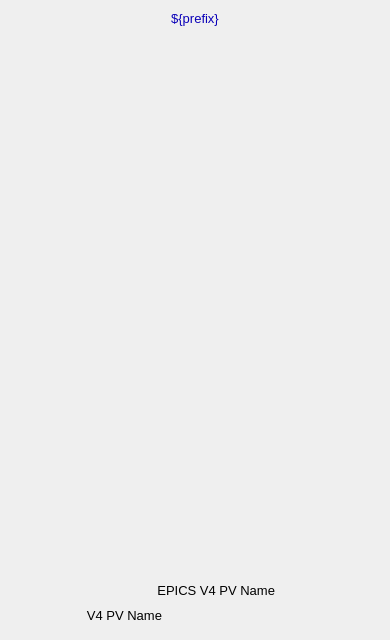
<?xml version="1.0" ?>
<ui version="4.0">
  <class>Dialog</class>
  <widget class="QWidget" name="screen">
    <property name="geometry">
      <rect>
        <x>154</x>
        <y>55</y>
        <width>390</width>
        <height>640</height>
      </rect>
    </property>
    <property name="styleSheet">
      <string notr="true">QWidget#screen {
  color: rgb(0, 0, 0);
  background-color: rgb(187, 187, 187);
  }</string>
    </property>
    <property name="windowTitle">
      <string>NDPva</string>
    </property>
    <widget class="PyDMDrawingRectangle" name="rectangle">
      <property name="geometry">
        <rect>
          <x>0</x>
          <y>5</y>
          <width>390</width>
          <height>25</height>
        </rect>
      </property>
      <property name="brush" stdset="0">
        <brush brushstyle="SolidPattern">
          <color alpha="255">
            <red>218</red>
            <green>218</green>
            <blue>218</blue>
          </color>
        </brush>
      </property>
      <property name="penStyle" stdset="0">
        <enum>Qt::SolidLine</enum>
      </property>
      <property name="penColor" stdset="0">
        <color>
          <red>218</red>
          <green>218</green>
          <blue>218</blue>
        </color>
      </property>
      <property name="penWidth" stdset="0">
        <double>0</double>
      </property>
      <property name="penCapStyle" stdset="0">
        <enum>Qt::FlatCap</enum>
      </property>
      <property name="toolTip">
        <string>rectangle</string>
      </property>
    </widget>
    <widget class="QLabel" name="text">
      <property name="geometry">
        <rect>
          <x>87</x>
          <y>6</y>
          <width>216</width>
          <height>25</height>
        </rect>
      </property>
      <property name="text">
        <string>${prefix}</string>
      </property>
      <property name="font" stdset="0">
        <font>
          <pointsize>10</pointsize>
        </font>
      </property>
      <property name="brush" stdset="0">
        <brush brushstyle="SolidPattern">
          <color alpha="255">
            <red>10</red>
            <green>0</green>
            <blue>184</blue>
          </color>
        </brush>
      </property>
      <property name="toolTip">
        <string>text</string>
      </property>
      <property name="alignment">
        <set>Qt::AlignCenter</set>
      </property>
      <property name="styleSheet">
        <string notr="true">QLabel#text {
  color: rgb(10, 0, 184);
  }</string>
      </property>
    </widget>
    <widget class="PyDMEmbeddedDisplay" name="composite">
      <property name="geometry">
        <rect>
          <x>5</x>
          <y>40</y>
          <width>380</width>
          <height>530</height>
        </rect>
      </property>
      <property name="toolTip">
        <string>composite</string>
      </property>
      <property name="filename" stdset="0">
        <string>PluginBase_V25.ui</string>
      </property>
    </widget>
    <widget class="PyDMDrawingRectangle" name="rectangle_1">
      <property name="geometry">
        <rect>
          <x>5</x>
          <y>575</y>
          <width>380</width>
          <height>60</height>
        </rect>
      </property>
      <property name="brush" stdset="0">
        <brush brushstyle="NoBrush">
          <color alpha="255">
            <red>0</red>
            <green>0</green>
            <blue>0</blue>
          </color>
        </brush>
      </property>
      <property name="penStyle" stdset="0">
        <enum>Qt::SolidLine</enum>
      </property>
      <property name="penColor" stdset="0">
        <color>
          <red>0</red>
          <green>0</green>
          <blue>0</blue>
        </color>
      </property>
      <property name="penWidth" stdset="0">
        <double>1</double>
      </property>
      <property name="penCapStyle" stdset="0">
        <enum>Qt::FlatCap</enum>
      </property>
      <property name="toolTip">
        <string>rectangle_1</string>
      </property>
    </widget>
    <widget class="QLabel" name="text_1">
      <property name="geometry">
        <rect>
          <x>22</x>
          <y>605</y>
          <width>140</width>
          <height>20</height>
        </rect>
      </property>
      <property name="text">
        <string>V4 PV Name</string>
      </property>
      <property name="font" stdset="0">
        <font>
          <pointsize>10</pointsize>
        </font>
      </property>
      <property name="brush" stdset="0">
        <brush brushstyle="SolidPattern">
          <color alpha="255">
            <red>0</red>
            <green>0</green>
            <blue>0</blue>
          </color>
        </brush>
      </property>
      <property name="toolTip">
        <string>text_1</string>
      </property>
      <property name="alignment">
        <set>Qt::AlignRight|Qt::AlignTrailing|Qt::AlignVCenter</set>
      </property>
      <property name="styleSheet">
        <string notr="true">QLabel#text_1 {
  color: rgb(0, 0, 0);
  }</string>
      </property>
    </widget>
    <widget class="QLabel" name="text_2">
      <property name="geometry">
        <rect>
          <x>115</x>
          <y>580</y>
          <width>160</width>
          <height>20</height>
        </rect>
      </property>
      <property name="text">
        <string>EPICS V4 PV Name</string>
      </property>
      <property name="font" stdset="0">
        <font>
          <pointsize>10</pointsize>
        </font>
      </property>
      <property name="brush" stdset="0">
        <brush brushstyle="SolidPattern">
          <color alpha="255">
            <red>0</red>
            <green>0</green>
            <blue>0</blue>
          </color>
        </brush>
      </property>
      <property name="toolTip">
        <string>text_2</string>
      </property>
      <property name="alignment">
        <set>Qt::AlignRight|Qt::AlignTrailing|Qt::AlignVCenter</set>
      </property>
      <property name="styleSheet">
        <string notr="true">QLabel#text_2 {
  color: rgb(0, 0, 0);
  }</string>
      </property>
    </widget>
    <widget class="PyDMLabel" name="text_update">
      <property name="geometry">
        <rect>
          <x>175</x>
          <y>608</y>
          <width>200</width>
          <height>18</height>
        </rect>
      </property>
      <property name="toolTip">
        <string>PV: ${prefix}PvName_RBV</string>
      </property>
      <property name="channel" stdset="0">
        <string>ca://${prefix}PvName_RBV</string>
      </property>
      <property name="displayFormat" stdset="0">
        <enum>PyDMLabel::String</enum>
      </property>
      <property name="font" stdset="0">
        <font>
          <pointsize>10</pointsize>
        </font>
      </property>
      <property name="alignment">
        <set>Qt::AlignLeading|Qt::AlignLeft|Qt::AlignVCenter</set>
      </property>
      <property name="textInteractionFlags">
        <set>Qt::TextSelectableByKeyboard|Qt::TextSelectableByMouse</set>
      </property>
      <property name="styleSheet">
        <string notr="true">PyDMLabel#text_update {
  color: rgb(10, 0, 184);
  background-color: rgb(187, 187, 187);
  }</string>
      </property>
    </widget>
  </widget>
  <customwidgets>
    <customwidget>
      <class>PyDMDrawingRectangle</class>
      <extends>QWidget</extends>
      <header>pydm.widgets.drawing</header>
    </customwidget>
    <customwidget>
      <class>PyDMLabel</class>
      <extends>QLabel</extends>
      <header>pydm.widgets.label</header>
    </customwidget>
    <customwidget>
      <class>PyDMEmbeddedDisplay</class>
      <extends>QFrame</extends>
      <header>pydm.widgets.embedded_display</header>
    </customwidget>
  </customwidgets>
</ui>
